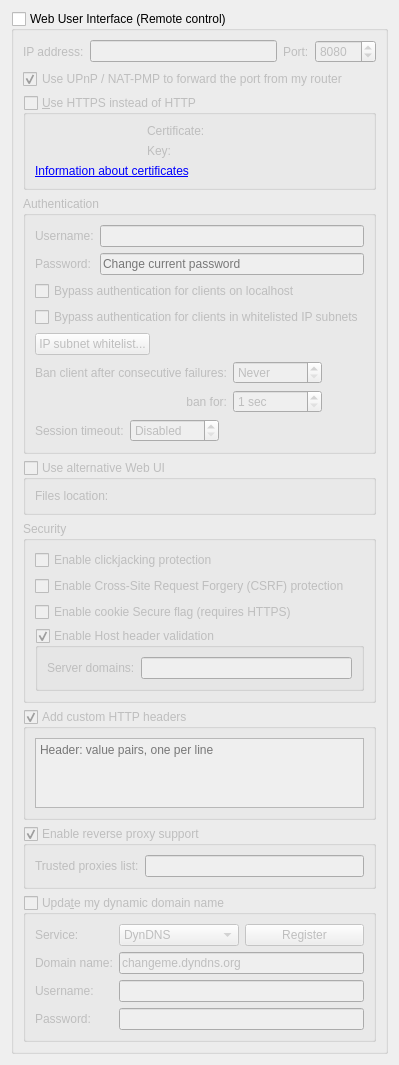
          <widget class="QWidget" name="scrollAreaWidgetContents_7">
           <property name="geometry">
            <rect>
             <x>0</x>
             <y>0</y>
             <width>382</width>
             <height>1045</height>
            </rect>
           </property>
           <layout class="QVBoxLayout" name="verticalLayout_23">
            <item>
             <widget class="QGroupBox" name="checkWebUi">
              <property name="title">
               <string>Web User Interface (Remote control)</string>
              </property>
              <property name="checkable">
               <bool>true</bool>
              </property>
              <property name="checked">
               <bool>false</bool>
              </property>
              <layout class="QVBoxLayout" name="verticalLayout_2">
               <item>
                <layout class="QHBoxLayout" name="horizontalLayout_2">
                 <item>
                  <widget class="QLabel" name="lblWebUiAddress">
                   <property name="text">
                    <string>IP address:</string>
                   </property>
                  </widget>
                 </item>
                 <item>
                  <widget class="QLineEdit" name="textWebUiAddress">
                   <property name="toolTip">
                    <string>IP address that the Web UI will bind to.
Specify an IPv4 or IPv6 address. You can specify &quot;0.0.0.0&quot; for any IPv4 address,
&quot;::&quot; for any IPv6 address, or &quot;*&quot; for both IPv4 and IPv6.</string>
                   </property>
                  </widget>
                 </item>
                 <item>
                  <widget class="QLabel" name="lblWebUiPort">
                   <property name="text">
                    <string>Port:</string>
                   </property>
                  </widget>
                 </item>
                 <item>
                  <widget class="QSpinBox" name="spinWebUiPort">
                   <property name="minimum">
                    <number>1</number>
                   </property>
                   <property name="maximum">
                    <number>65535</number>
                   </property>
                   <property name="value">
                    <number>8080</number>
                   </property>
                  </widget>
                 </item>
                </layout>
               </item>
               <item>
                <widget class="QCheckBox" name="checkWebUIUPnP">
                 <property name="text">
                  <string>Use UPnP / NAT-PMP to forward the port from my router</string>
                 </property>
                 <property name="checked">
                  <bool>true</bool>
                 </property>
                </widget>
               </item>
               <item>
                <widget class="QGroupBox" name="checkWebUiHttps">
                 <property name="title">
                  <string>&amp;Use HTTPS instead of HTTP</string>
                 </property>
                 <property name="checkable">
                  <bool>true</bool>
                 </property>
                 <property name="checked">
                  <bool>false</bool>
                 </property>
                 <layout class="QGridLayout" name="gridLayout_11">
                  <item row="1" column="1">
                   <widget class="QLabel" name="lblWebUiKey">
                    <property name="text">
                     <string>Key:</string>
                    </property>
                   </widget>
                  </item>
                  <item row="0" column="1">
                   <widget class="QLabel" name="lblWebUiCrt">
                    <property name="text">
                     <string>Certificate:</string>
                    </property>
                   </widget>
                  </item>
                  <item row="0" column="0">
                   <widget class="QLabel" name="lblSslCertStatus"/>
                  </item>
                  <item row="1" column="0">
                   <widget class="QLabel" name="lblSslKeyStatus"/>
                  </item>
                  <item row="2" column="0" colspan="3">
                   <widget class="QLabel" name="lblWebUIInfo">
                    <property name="text">
                     <string>&lt;a href=https://httpd.apache.org/docs/current/ssl/ssl_faq.html#aboutcerts&gt;Information about certificates&lt;/a&gt;</string>
                    </property>
                    <property name="openExternalLinks">
                     <bool>true</bool>
                    </property>
                   </widget>
                  </item>
                  <item row="0" column="2">
                   <widget class="FileSystemPathLineEdit" name="textWebUIHttpsCert" native="true"/>
                  </item>
                  <item row="1" column="2">
                   <widget class="FileSystemPathLineEdit" name="textWebUIHttpsKey" native="true"/>
                  </item>
                 </layout>
                </widget>
               </item>
               <item>
                <widget class="QGroupBox" name="groupWebUiAuth">
                 <property name="title">
                  <string>Authentication</string>
                 </property>
                 <layout class="QVBoxLayout" name="verticalLayout_35">
                  <item>
                   <layout class="QGridLayout" name="gridLayout_8">
                    <item row="0" column="0">
                     <widget class="QLabel" name="lblWebUiUsername">
                      <property name="text">
                       <string>Username:</string>
                      </property>
                     </widget>
                    </item>
                    <item row="0" column="1">
                     <widget class="QLineEdit" name="textWebUiUsername"/>
                    </item>
                    <item row="1" column="0">
                     <widget class="QLabel" name="lblWebUiPassword">
                      <property name="text">
                       <string>Password:</string>
                      </property>
                     </widget>
                    </item>
                    <item row="1" column="1">
                     <widget class="QLineEdit" name="textWebUiPassword">
                      <property name="echoMode">
                       <enum>QLineEdit::Password</enum>
                      </property>
                      <property name="placeholderText">
                       <string>Change current password</string>
                      </property>
                     </widget>
                    </item>
                   </layout>
                  </item>
                  <item>
                   <widget class="QCheckBox" name="checkBypassLocalAuth">
                    <property name="text">
                     <string>Bypass authentication for clients on localhost</string>
                    </property>
                   </widget>
                  </item>
                  <item>
                   <widget class="QCheckBox" name="checkBypassAuthSubnetWhitelist">
                    <property name="text">
                     <string>Bypass authentication for clients in whitelisted IP subnets</string>
                    </property>
                   </widget>
                  </item>
                  <item>
                   <widget class="QPushButton" name="IPSubnetWhitelistButton">
                    <property name="sizePolicy">
                     <sizepolicy hsizetype="Fixed" vsizetype="Fixed">
                      <horstretch>0</horstretch>
                      <verstretch>0</verstretch>
                     </sizepolicy>
                    </property>
                    <property name="text">
                     <string>IP subnet whitelist...</string>
                    </property>
                   </widget>
                  </item>
                  <item>
                   <layout class="QGridLayout" name="gridLayout_10">
                    <item row="0" column="0">
                     <widget class="QLabel" name="lblBanCounter">
                      <property name="text">
                       <string>Ban client after consecutive failures:</string>
                      </property>
                     </widget>
                    </item>
                    <item row="0" column="2">
                     <spacer name="horizontalSpacer_15">
                      <property name="orientation">
                       <enum>Qt::Horizontal</enum>
                      </property>
                      <property name="sizeHint" stdset="0">
                       <size>
                        <width>40</width>
                        <height>20</height>
                       </size>
                      </property>
                     </spacer>
                    </item>
                    <item row="0" column="1">
                     <widget class="QSpinBox" name="spinBanCounter">
                      <property name="specialValueText">
                       <string>Never</string>
                      </property>
                      <property name="maximum">
                       <number>2147483647</number>
                      </property>
                     </widget>
                    </item>
                    <item row="1" column="0">
                     <widget class="QLabel" name="lblBanDuration">
                      <property name="text">
                       <string>ban for:</string>
                      </property>
                      <property name="alignment">
                       <set>Qt::AlignRight|Qt::AlignTrailing|Qt::AlignVCenter</set>
                      </property>
                     </widget>
                    </item>
                    <item row="1" column="1">
                     <widget class="QSpinBox" name="spinBanDuration">
                      <property name="suffix">
                       <string> sec</string>
                      </property>
                      <property name="minimum">
                       <number>1</number>
                      </property>
                      <property name="maximum">
                       <number>2147483647</number>
                      </property>
                     </widget>
                    </item>
                   </layout>
                  </item>
                  <item>
                   <layout class="QHBoxLayout" name="horizontalLayout_13">
                    <item>
                     <widget class="QLabel" name="lblSessionTimeout">
                      <property name="text">
                       <string>Session timeout:</string>
                      </property>
                     </widget>
                    </item>
                    <item>
                     <widget class="QSpinBox" name="spinSessionTimeout">
                      <property name="specialValueText">
                       <string>Disabled</string>
                      </property>
                      <property name="suffix">
                       <string> sec</string>
                      </property>
                      <property name="maximum">
                       <number>2147483647</number>
                      </property>
                     </widget>
                    </item>
                    <item>
                     <spacer name="horizontalSpacer_11">
                      <property name="orientation">
                       <enum>Qt::Horizontal</enum>
                      </property>
                      <property name="sizeHint" stdset="0">
                       <size>
                        <width>40</width>
                        <height>20</height>
                       </size>
                      </property>
                     </spacer>
                    </item>
                   </layout>
                  </item>
                 </layout>
                </widget>
               </item>
               <item>
                <widget class="QGroupBox" name="groupAltWebUI">
                 <property name="title">
                  <string>Use alternative Web UI</string>
                 </property>
                 <property name="checkable">
                  <bool>true</bool>
                 </property>
                 <property name="checked">
                  <bool>false</bool>
                 </property>
                 <layout class="QHBoxLayout" name="horizontalLayout_5">
                  <item>
                   <widget class="QLabel" name="labelWebUIRootFolder">
                    <property name="text">
                     <string>Files location:</string>
                    </property>
                   </widget>
                  </item>
                  <item>
                   <widget class="FileSystemPathLineEdit" name="textWebUIRootFolder" native="true"/>
                  </item>
                 </layout>
                </widget>
               </item>
               <item>
                <widget class="QGroupBox" name="groupBox_3">
                 <property name="title">
                  <string>Security</string>
                 </property>
                 <layout class="QVBoxLayout" name="verticalLayout_33">
                  <item>
                   <widget class="QCheckBox" name="checkClickjacking">
                    <property name="text">
                     <string>Enable clickjacking protection</string>
                    </property>
                   </widget>
                  </item>
                  <item>
                   <widget class="QCheckBox" name="checkCSRFProtection">
                    <property name="text">
                     <string>Enable Cross-Site Request Forgery (CSRF) protection</string>
                    </property>
                   </widget>
                  </item>
                  <item>
                   <widget class="QCheckBox" name="checkSecureCookie">
                    <property name="text">
                     <string>Enable cookie Secure flag (requires HTTPS)</string>
                    </property>
                   </widget>
                  </item>
                  <item>
                   <widget class="QGroupBox" name="groupHostHeaderValidation">
                    <property name="title">
                     <string>Enable Host header validation</string>
                    </property>
                    <property name="checkable">
                     <bool>true</bool>
                    </property>
                    <layout class="QVBoxLayout" name="verticalLayout_32">
                     <item>
                      <layout class="QHBoxLayout" name="horizontalLayout_10">
                       <item>
                        <widget class="QLabel" name="labelServerDomains">
                         <property name="text">
                          <string>Server domains:</string>
                         </property>
                        </widget>
                       </item>
                       <item>
                        <widget class="QLineEdit" name="textServerDomains">
                         <property name="toolTip">
                          <string>Whitelist for filtering HTTP Host header values.
In order to defend against DNS rebinding attack,
you should put in domain names used by WebUI server.

Use ';' to split multiple entries. Can use wildcard '*'.</string>
                         </property>
                        </widget>
                       </item>
                      </layout>
                     </item>
                    </layout>
                   </widget>
                  </item>
                 </layout>
                </widget>
               </item>
               <item>
                <widget class="QGroupBox" name="groupWebUIAddCustomHTTPHeaders">
                 <property name="title">
                  <string>Add custom HTTP headers</string>
                 </property>
                 <property name="checkable">
                  <bool>true</bool>
                 </property>
                 <layout class="QVBoxLayout" name="verticalLayout_8">
                  <item>
                   <widget class="QPlainTextEdit" name="textWebUICustomHTTPHeaders">
                    <property name="lineWrapMode">
                     <enum>QPlainTextEdit::NoWrap</enum>
                    </property>
                    <property name="placeholderText">
                     <string>Header: value pairs, one per line</string>
                    </property>
                   </widget>
                  </item>
                 </layout>
                </widget>
               </item>
               <item>
                <widget class="QGroupBox" name="groupEnableReverseProxySupport">
                 <property name="title">
                  <string>Enable reverse proxy support</string>
                 </property>
                 <property name="checkable">
                  <bool>true</bool>
                 </property>
                 <layout class="QVBoxLayout" name="verticalLayout_331">
                  <item>
                   <layout class="QHBoxLayout" name="horizontalLayout_131">
                    <item>
                     <widget class="QLabel" name="lblReverseProxiesList">
                      <property name="text">
                       <string>Trusted proxies list:</string>
                      </property>
                     </widget>
                    </item>
                    <item>
                     <widget class="QLineEdit" name="textTrustedReverseProxiesList">
                      <property name="toolTip">
                       <string>Specify reverse proxy IPs (or subnets, e.g. 0.0.0.0/24) in order to use forwarded client address (X-Forwarded-For header). Use ';' to split multiple entries.</string>
                      </property>
                     </widget>
                    </item>
                   </layout>
                  </item>
                 </layout>
                </widget>
               </item>
               <item>
                <widget class="QGroupBox" name="checkDynDNS">
                 <property name="title">
                  <string>Upda&amp;te my dynamic domain name</string>
                 </property>
                 <property name="checkable">
                  <bool>true</bool>
                 </property>
                 <property name="checked">
                  <bool>false</bool>
                 </property>
                 <layout class="QFormLayout" name="formLayout_5">
                  <item row="0" column="0">
                   <widget class="QLabel" name="label_19">
                    <property name="text">
                     <string>Service:</string>
                    </property>
                   </widget>
                  </item>
                  <item row="0" column="1">
                   <layout class="QHBoxLayout" name="horizontalLayout_3">
                    <item>
                     <widget class="QComboBox" name="comboDNSService">
                      <item>
                       <property name="text">
                        <string notr="true">DynDNS</string>
                       </property>
                      </item>
                      <item>
                       <property name="text">
                        <string notr="true">No-IP</string>
                       </property>
                      </item>
                     </widget>
                    </item>
                    <item>
                     <widget class="QPushButton" name="registerDNSBtn">
                      <property name="text">
                       <string>Register</string>
                      </property>
                     </widget>
                    </item>
                   </layout>
                  </item>
                  <item row="1" column="0">
                   <widget class="QLabel" name="label_20">
                    <property name="text">
                     <string>Domain name:</string>
                    </property>
                   </widget>
                  </item>
                  <item row="1" column="1">
                   <widget class="QLineEdit" name="domainNameTxt">
                    <property name="text">
                     <string notr="true">changeme.dyndns.org</string>
                    </property>
                   </widget>
                  </item>
                  <item row="2" column="0">
                   <widget class="QLabel" name="label_21">
                    <property name="text">
                     <string>Username:</string>
                    </property>
                   </widget>
                  </item>
                  <item row="2" column="1">
                   <widget class="QLineEdit" name="DNSUsernameTxt"/>
                  </item>
                  <item row="3" column="0">
                   <widget class="QLabel" name="label_22">
                    <property name="text">
                     <string>Password:</string>
                    </property>
                   </widget>
                  </item>
                  <item row="3" column="1">
                   <widget class="QLineEdit" name="DNSPasswordTxt">
                    <property name="echoMode">
                     <enum>QLineEdit::Password</enum>
                    </property>
                   </widget>
                  </item>
                 </layout>
                </widget>
               </item>
              </layout>
             </widget>
            </item>
            <item>
             <spacer name="verticalSpacer">
              <property name="orientation">
               <enum>Qt::Vertical</enum>
              </property>
              <property name="sizeHint" stdset="0">
               <size>
                <width>20</width>
                <height>40</height>
               </size>
              </property>
             </spacer>
            </item>
           </layout>
          </widget>
